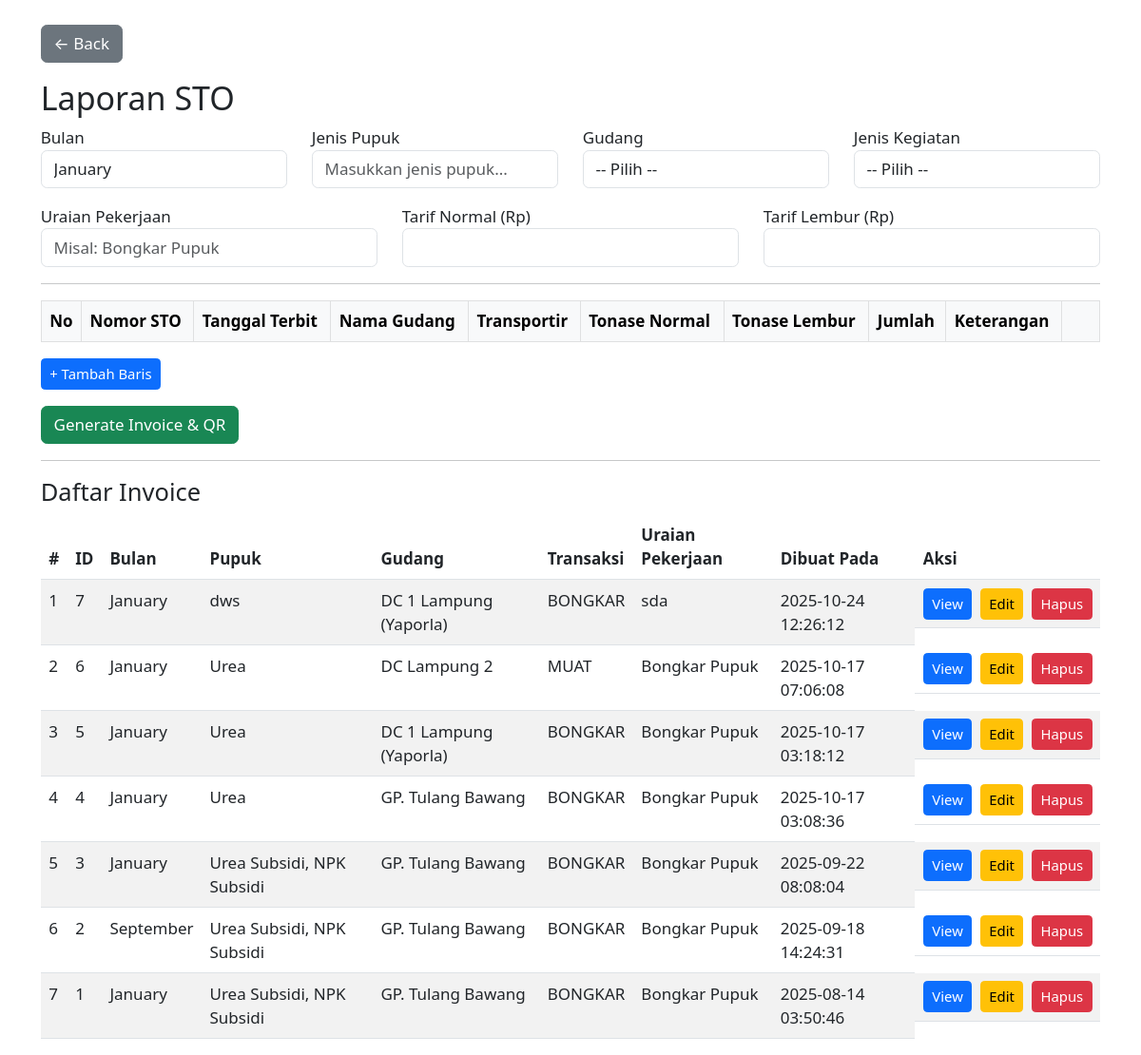
Page /index.php?page=report (signed in) on the committed database.
### tables this page shows
CREATE TABLE `invoice` (
  `id` int(11) NOT NULL,
  `bulan` varchar(20) NOT NULL,
  `jenis_pupuk` varchar(255) NOT NULL,
  `gudang_id` int(11) NOT NULL,
  `jenis_transaksi` enum('BONGKAR','MUAT') NOT NULL,
  `uraian_pekerjaan` varchar(255) NOT NULL,
  `tarif_normal` decimal(10,2) NOT NULL,
  `tarif_lembur` decimal(10,2) NOT NULL,
  `total_bongkar_normal` decimal(14,2) NOT NULL DEFAULT 0.00,
  `total_bongkar_lembur` decimal(14,2) NOT NULL DEFAULT 0.00,
  `total` decimal(14,2) NOT NULL DEFAULT 0.00,
  `created_at` timestamp NOT NULL DEFAULT current_timestamp(),
  `current_role` enum('ADMIN_GUDANG','KEPALA_GUDANG','ADMIN_WILAYAH','PERWAKILAN_PI','ADMIN_PCS','KEUANGAN','SUPERADMIN') NOT NULL DEFAULT 'ADMIN_GUDANG',
  `no_mmj` varchar(100) DEFAULT NULL,
  `no_soj` varchar(100) DEFAULT NULL
);

CREATE TABLE `gudang` (
  `id` int(11) NOT NULL,
  `nama_gudang` varchar(100) NOT NULL
);

### app/controllers/ReportController.php (called while the page is built, shortened)
<?php
require_once __DIR__ . '/../../config/database.php';
$months  = ['January','February','March','April','May','June','July','August','September','October','November','December'];
$invoices = $conn->query("
  SELECT i.*, g.nama_gudang
  FROM invoice i
  JOIN gudang g ON i.gudang_id=g.id
  ORDER BY i.created_at DESC
")->fetchAll(PDO::FETCH_ASSOC);
require_once __DIR__ . '/../views/layout/header.php';
require_once __DIR__ . '/../views/report/index.php';
require_once __DIR__ . '/../views/layout/footer.php';

### app/views/report/index.php (the view, shortened to what this page needs)
<?php
$months        = $months        ?? [];
$invoices      = $invoices      ?? [];
?>
<link href="https://cdn.jsdelivr.net/npm/select2@4.1.0-rc.0/dist/css/select2.min.css" rel="stylesheet" />
<div class="container mt-4">
    <a href="index.php?page=dashboard" class="btn btn-secondary mb-3">← Back</a>
    <h2>Laporan STO</h2>
    <form id="frm-create" method="POST" action="index.php?page=report_generate">
        <div class="row gy-3">
            <div class="col-md-3">
                <label>Bulan</label>
                <select name="bulan" class="form-control" required>
                    <?php foreach($months as $m): ?>
                    <option value="<?= $m ?>"><?= $m ?></option>
                    <?php endforeach; ?>
                </select>
            </div>
            <div class="col-md-3">
                <label>Jenis Pupuk</label>
                <input name="jenis_pupuk" class="form-control" placeholder="Masukkan jenis pupuk..." required>
            </div>
            <div class="col-md-3">
                <label>Gudang</label>
                <select id="sel-gudang-new" name="gudang_id" class="form-control" required>
                    <option value="">-- Pilih --</option>
                </select>
            </div>
            <div class="col-md-3">
                <label>Jenis Kegiatan</label>
                <select id="sel-trans-new" name="jenis_transaksi" class="form-control" required>
                    <option value="">-- Pilih --</option>
                </select>
            </div>
            <div class="col-md-4">
                <label>Uraian Pekerjaan</label>
                <input name="uraian_pekerjaan" class="form-control" placeholder="Misal: Bongkar Pupuk" required>
            </div>
            <div class="col-md-4">
                <label>Tarif Normal (Rp)</label>
                <input id="fld-normal-new" name="tarif_normal" class="form-control" readonly>
            </div>
            <div class="col-md-4">
                <label>Tarif Lembur (Rp)</label>
                <input id="fld-lembur-new" name="tarif_lembur" class="form-control" readonly>
            </div>
        </div>
        <hr>
        <div class="table-responsive mb-3">
            <table class="table table-bordered" id="tbl-sto-new">
                <thead class="table-light">
                    <tr>
                        <th style="width:40px;">No</th>
                        <th>Nomor STO</th>
                        <th>Tanggal Terbit</th>
                        <th>Nama Gudang</th>
                        <th>Transportir</th>
                        <th>Tonase Normal</th>
                        <th>Tonase Lembur</th>
                        <th>Jumlah</th>
                        <th>Keterangan</th>
                        <th style="width:40px;"></th>
                    </tr>
                </thead>
            </table>
            <button type="button" id="btn-add-new" class="btn btn-sm btn-primary">+ Tambah Baris</button>
        </div>
        <button type="submit" class="btn btn-success">Generate Invoice & QR</button>
    </form>
    <hr>
    <h4>Daftar Invoice</h4>
    <table class="table table-striped">
        <thead>
            <tr>
                <th>#</th>
                <th>ID</th>
                <th>Bulan</th>
                <th>Pupuk</th>
                <th>Gudang</th>
                <th>Transaksi</th>
                <th>Uraian Pekerjaan</th>
                <th>Dibuat Pada</th>
                <th>Aksi</th>
            </tr>
        </thead>
        <tbody>
            <?php if ($invoices): foreach($invoices as $i=>$inv): ?>
            <tr>
                <td><?= $i+1 ?></td>
                <td><?= $inv['id'] ?></td>
                <td><?= htmlspecialchars($inv['bulan']) ?></td>
                <td><?= htmlspecialchars($inv['jenis_pupuk']) ?></td>
                <td><?= htmlspecialchars($inv['nama_gudang']) ?></td>
                <td><?= htmlspecialchars($inv['jenis_transaksi']) ?></td>
                <td><?= htmlspecialchars($inv['uraian_pekerjaan']) ?></td>
                <td><?= $inv['created_at'] ?></td>
                <td class="d-flex gap-2">
                    <button type="button" class="btn btn-sm btn-primary btn-view"
                        data-id="<?= $inv['id'] ?>">View</button>
                    <button type="button" class="btn btn-sm btn-warning btn-edit"
                        data-id="<?= $inv['id'] ?>">Edit</button>
                    <a href="index.php?page=invoice_delete&id=<?= $inv['id'] ?>" class="btn btn-sm btn-danger"
                        onclick="return confirm('Hapus invoice #<?= $inv['id'] ?>?')">Hapus</a>
                </td>
            </tr>
            <?php endforeach; else: ?>
            <tr>
                <td colspan="9" class="text-center text-muted">Belum ada invoice yang dibuat.</td>
            </tr>
            <?php endif; ?>
        </tbody>
    </table>
</div>

### public/index.php (shortened to what this page needs)
<?php
require_once __DIR__ . '/../config/database.php';
$page = $_GET['page'] ?? 'login';
switch ($page) {
    case 'report':
        require __DIR__ . '/../app/controllers/ReportController.php';
        break;
}

### app/views/layout/header.php (shortened to what this page needs)
<!DOCTYPE html>
<html lang="en">
<head>
    <link href="https://cdn.jsdelivr.net/npm/bootstrap@5.3.0/dist/css/bootstrap.min.css" rel="stylesheet">
    <link href="https://cdn.jsdelivr.net/npm/select2@4.1.0-rc.0/dist/css/select2.min.css" rel="stylesheet"/>
    <link rel="stylesheet" href="assets/css/style.css">
</head>
<body>

### app/views/layout/footer.php (shortened to what this page needs)
</body>
</html>

### public/assets/css/style.css (style rules this page uses)
:root { --bg1:#ffffff; --bg2:#f7faff; --blue:#2E6FDB; --green:#3F9A4D; --amber:#F0B429; --blue-50:#eaf1ff; --blue-100:#d6e4ff; --blue-400:#4e86e0; --blue-600:#275fc0; --green-50:#eaf6ee; --green-100:#d9efdf; --green-400:#50a65c; --green-600:#2f8340; --amber-50:#fff5da; --amber-100:#ffeab3; --amber-400:#f3c24a; --amber-600:#d69d17; --text:#0f172a; --muted:#64748b; --line:#e6ebf3; --card-br:#e6ebf3; --ease-smooth:cubic-bezier(.22,.61,.36,1); }
:root { --g-blue-green-amber: linear-gradient(90deg, var(--blue) 0%, color-mix(in srgb, var(--blue) 75%, var(--green)) 30%, color-mix(in srgb, var(--blue) 45%, var(--green)) 55%, var(--green) 80%, color-mix(in srgb, var(--green) 70%, var(--amber)) 92%, var(--amber) 100% ); --g-pill: linear-gradient(135deg, color-mix(in srgb, var(--blue) 82%, white) 0%, color-mix(in srgb, var(--blue) 55%, var(--green)) 45%, color-mix(in srgb, var(--green) 85%, white) 100% ); --g-sweep-a: radial-gradient(420px 140px at -10% -10%, color-mix(in srgb, var(--blue) 22%, transparent) 0%, transparent 62%); --g-sweep-b: radial-gradient(420px 140px at 110% 110%, color-mix(in srgb, var(--green) 22%, transparent) 0%, transparent 62%); }
html { font-size:clamp(15px, .9vw + 10px, 17px); }

### rows in the picture
invoice: id "7", bulan "January", jenis_pupuk "dws", gudang.nama_gudang "DC 1 Lampung (Yaporla)", jenis_transaksi "BONGKAR", uraian_pekerjaan "sda", created_at "2025-10-24 12:26:12"
invoice: id "6", bulan "January", jenis_pupuk "Urea", gudang.nama_gudang "DC Lampung 2", jenis_transaksi "MUAT", uraian_pekerjaan "Bongkar Pupuk", created_at "2025-10-17 07:06:08"
invoice: id "5", bulan "January", jenis_pupuk "Urea", gudang.nama_gudang "DC 1 Lampung (Yaporla)", jenis_transaksi "BONGKAR", uraian_pekerjaan "Bongkar Pupuk", created_at "2025-10-17 03:18:12"
invoice: id "4", bulan "January", jenis_pupuk "Urea", gudang.nama_gudang "GP. Tulang Bawang", jenis_transaksi "BONGKAR", uraian_pekerjaan "Bongkar Pupuk", created_at "2025-10-17 03:08:36"
invoice: id "3", bulan "January", jenis_pupuk "Urea Subsidi, NPK Subsidi", gudang.nama_gudang "GP. Tulang Bawang", jenis_transaksi "BONGKAR", uraian_pekerjaan "Bongkar Pupuk", created_at "2025-09-22 08:08:04"
invoice: id "2", bulan "September", jenis_pupuk "Urea Subsidi, NPK Subsidi", gudang.nama_gudang "GP. Tulang Bawang", jenis_transaksi "BONGKAR", uraian_pekerjaan "Bongkar Pupuk", created_at "2025-09-18 14:24:31"
invoice: id "1", bulan "January", jenis_pupuk "Urea Subsidi, NPK Subsidi", gudang.nama_gudang "GP. Tulang Bawang", jenis_transaksi "BONGKAR", uraian_pekerjaan "Bongkar Pupuk", created_at "2025-08-14 03:50:46"

### other values in the picture
form field bulan "January"
